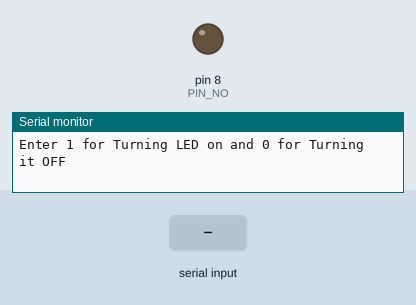
A sketch run on a simulated Arduino Uno, built with avr-gcc and run on an emulated ATmega328P. On the bench: output pins drawn as LEDs (lit = HIGH), the last lines printed to the serial monitor. The inputs (shaded band) are chosen by the test bench.

Above: at 1.2 s.
1.3 s: "30,150\n" received over Serial
At 2.0 s:
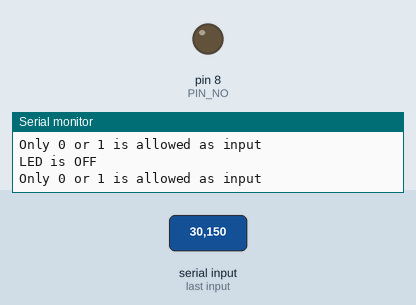
2.8 s: "1\n" received over Serial
At 3.3 s:
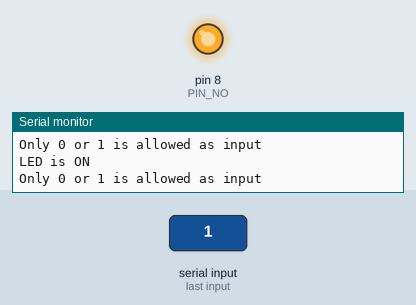
4.3 s: "90,45\n" received over Serial
At 5.6 s:
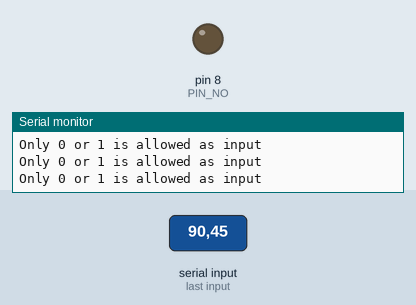
Timing chart, 0 to 7.3 s (numbered marks = the images above; inputs shaded):
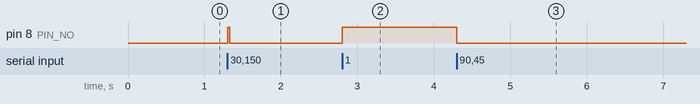

The sketch:

BlinkLEDUsingSerialInput.ino
```cpp
//Blink LED Using Serial Input

int PIN_NO = 8;

void setup() {
	pinMode(PIN_NO, OUTPUT);
	Serial.begin(19200);
	Serial.println("Enter 1 for Turning LED on and 0 for Turning it OFF");
}

void loop() {

	if (Serial.available()) {
		int n = Serial.read();
		n = n - 48;

		if (n == 1) {
			digitalWrite(PIN_NO, HIGH);
			Serial.println("LED is ON");
		}
		else if (n == 0) {
			digitalWrite(PIN_NO, LOW);
			Serial.println("LED is OFF");
		}
		else {
			Serial.println("Only 0 or 1 is allowed as input");
		}
	}
}
```

Measured:
- after the input at 1.3 s, pin 8 (PIN_NO): LOW → HIGH at once, → LOW 0.02 s later
- after the input at 2.8 s, pin 8 (PIN_NO): LOW → HIGH at once
- after the input at 4.3 s, pin 8 (PIN_NO): HIGH → LOW at once
